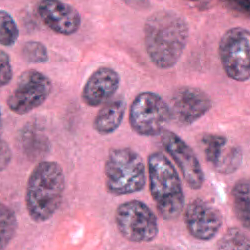
#> input picture images/TCGA-18-5592-01Z-00-DX1_0.png, 250 x 250 px
$ python color_norm.py images/TCGA-18-5592-01Z-00-DX1_0.png images out   (older library calls are emulated)
#> lines starting #> are read from the running program, lines starting #| are printed output that depends on the picture
### prepare_data.py
"""
This script is used to prepare the dataset for training and test.
Author: Hui Qu
"""

import os
import numpy as np
import math
from skimage import morphology, io, color
import glob
import cv2
from PIL import Image
import xml.etree.ElementTree as ET
import logging

# [120 lines left out: functions main, create_instance_label, create_ternary_labels, split_patches, not called in this run]


def create_folder(folder):
    if not os.path.exists(folder):
        os.mkdir(folder)
        print('success')


# [14 lines left out: function color_norm, not called in this run]


class Reinhard_normalizer(object):
    """
    color normalization using Reinhard's method
    """

    def __init__(self):
        self.target_means = None
        self.target_stds = None

    def fit(self, target):
        # target = self._standardize_brightness(target)
        means, stds = self._get_mean_std(target)
        self.target_means = means
        self.target_stds = stds

    def transform(self, I):
        # I = self._standardize_brightness(I)
        I1, I2, I3 = self._lab_split(I)
        means, stds = self._get_mean_std(I)
        norm1 = ((I1 - means[0]) * (self.target_stds[0] / stds[0])) + self.target_means[0]
        norm2 = ((I2 - means[1]) * (self.target_stds[1] / stds[1])) + self.target_means[1]
        norm3 = ((I3 - means[2]) * (self.target_stds[2] / stds[2])) + self.target_means[2]
        return self._merge_back(norm1, norm2, norm3)

    def _lab_split(self, I):
        """
        Convert from RGB uint8 to LAB and split into channels
        """
        I = color.rgb2lab(I)
        I1, I2, I3 = I[:, :, 0], I[:, :, 1], I[:, :, 2]

        return I1, I2, I3

    def _merge_back(self, I1, I2, I3):
        """
        Take seperate LAB channels and merge back to give RGB uint8
        """
        I = np.stack((I1, I2, I3), axis=2)
        return (color.lab2rgb(I) * 255).astype(np.uint8)

    def _get_mean_std(self, I):
        """
        Get mean and standard deviation of each channel
        """
        I1, I2, I3 = self._lab_split(I)
        means = np.mean(I1), np.mean(I2), np.mean(I3)
        stds = np.std(I1), np.std(I2), np.std(I3)
        return means, stds

    def _standardize_brightness(self, I):
        p = np.percentile(I, 90)
        return np.clip(I * 255.0 / p, 0, 255).astype(np.uint8)


# [2 lines that do not run on import are left out]

### color_norm.py
import logging
import argparse
from prepare_data import create_folder, Reinhard_normalizer
import numpy as np
from PIL import Image
import os

parse = argparse.ArgumentParser(description='origin img color normalize')
parse.add_argument('anchor_img', default=None, metavar='ANCHOR_IMG', type=str, help='Path to the anchor image')
parse.add_argument('img_dir', default=None, metavar='IMAGE_DIR', type=str, help='Path to the original image')
parse.add_argument('save_path', default=None, metavar='COLOR_NORM_SAVE', type=str, help='Path to the color norm dir')


def color_norm(args):
    create_folder(args.save_path)
    anchor_img = np.array(Image.open(args.anchor_img))
    normalizer = Reinhard_normalizer()
    normalizer.fit(anchor_img)
    file_list = os.listdir(args.img_dir)
    for i, file in enumerate(file_list):
        name = file.split('.')[0]
        img = np.array(Image.open('{:s}/{:s}'.format(args.img_dir, file)))
        normalized_img = normalizer.transform(img)
        normalized_img_pil = Image.fromarray(normalized_img)
        normalized_img_pil.save('{:s}/{:s}.png'.format(args.save_path, name))
        logging.info('{},{}/{}'.format(name, i + 1, len(file_list)))


def main():
    args = parse.parse_args()
    logging.basicConfig(level=logging.INFO)
    color_norm(args)
#> in color_norm, anchor_img is the input picture: shape (250, 250, 3); mean R, G, B 190.4, 132.1, 164.9
#> in _lab_split, `I = color.rgb2lab(I)`: I: shape (250, 250, 3) float64; mean of channels 0, 1, 2 61.7, 27.5, -8.4
#> in _lab_split, `I1, I2, I3 = I[:, :, 0], I[:, :, 1], I[:, :, 2]`:
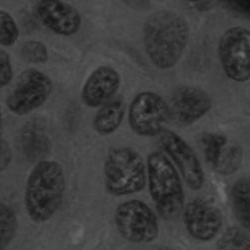
#> I1: shape (250, 250) float64; min 16.21, max 100, mean 61.7
#> in _lab_split, `I1, I2, I3 = I[:, :, 0], I[:, :, 1], I[:, :, 2]`:
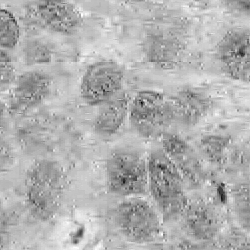
#> I2: shape (250, 250) float64; min -15.94, max 46.71, mean 27.5; drawn with min black and max white
#> in _lab_split, `I1, I2, I3 = I[:, :, 0], I[:, :, 1], I[:, :, 2]`:
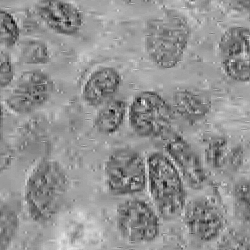
#> I3: shape (250, 250) float64; min -39.62, max 14.53, mean -8.39; drawn with min black and max white
#> in _get_mean_std, `means = np.mean(I1), np.mean(I2), np.mean(I3)`: means = (61.7, 27.51, -8.39)
#> in _get_mean_std, `stds = np.std(I1), np.std(I2), np.std(I3)`: stds = (12.08, 6.43, 5.58)
#> in fit, `means, stds = self._get_mean_std(target)`: means = (61.7, 27.51, -8.39); stds = (12.08, 6.43, 5.58)
#> in fit, `self.target_means = means`: self.target_means = (61.7, 27.51, -8.39)
#> in fit, `self.target_stds = stds`: self.target_stds = (12.08, 6.43, 5.58)
#> in transform, `means, stds = self._get_mean_std(I)`: means = (61.7, 27.51, -8.39); stds = (12.08, 6.43, 5.58)
#> in _merge_back, `I = np.stack((I1, I2, I3), axis=2)`:
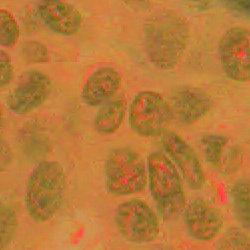
#> I: shape (250, 250, 3) float64; mean of channels 0, 1, 2 61.7, 27.5, -8.4; drawn with min black and max white


if __name__ == '__main__':
    main()
